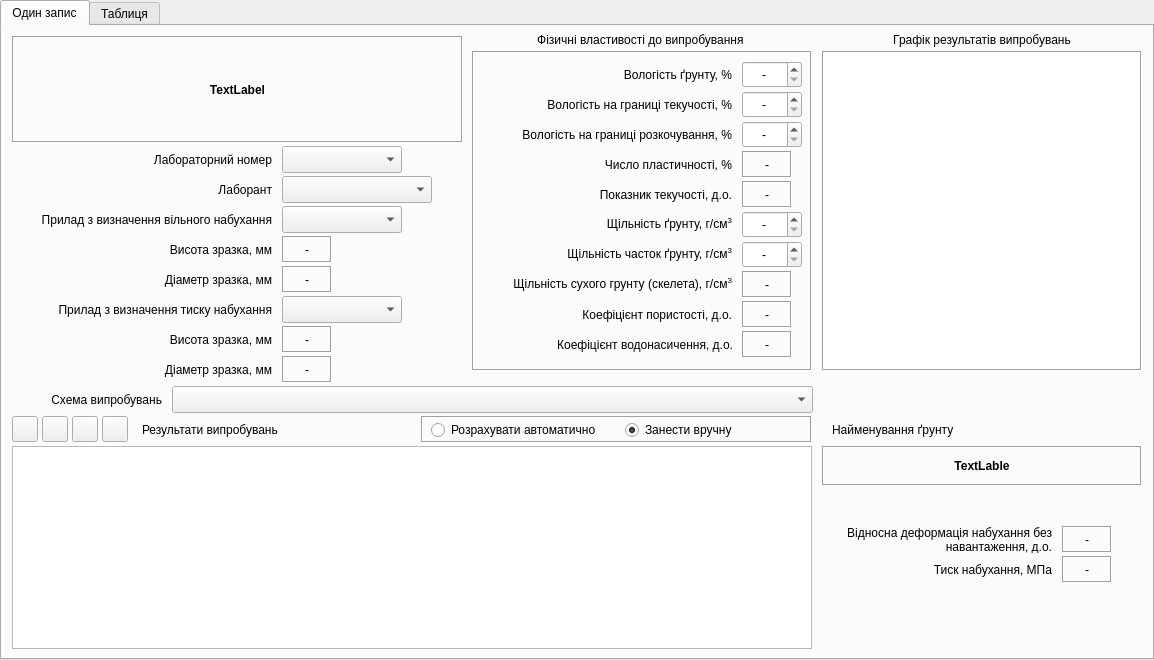
 <widget class="QTabWidget" name="Nabuh_win">
  <property name="geometry">
   <rect>
    <x>0</x>
    <y>0</y>
    <width>1154</width>
    <height>660</height>
   </rect>
  </property>
  <property name="windowTitle">
   <string>Результати випробувань з визначення характеристик набухання грунту</string>
  </property>
  <property name="windowIcon">
   <iconset>
    <normaloff>../icons/16x16/applications-engineering.png</normaloff>../icons/16x16/applications-engineering.png</iconset>
  </property>
  <property name="locale">
   <locale language="Ukrainian" country="Ukraine"/>
  </property>
  <property name="currentIndex">
   <number>0</number>
  </property>
  <property name="tabsClosable">
   <bool>false</bool>
  </property>
  <property name="movable">
   <bool>false</bool>
  </property>
  <widget class="QWidget" name="tab">
   <attribute name="title">
    <string>Один запис</string>
   </attribute>
   <widget class="QLabel" name="label">
    <property name="enabled">
     <bool>true</bool>
    </property>
    <property name="geometry">
     <rect>
      <x>10</x>
      <y>10</y>
      <width>451</width>
      <height>107</height>
     </rect>
    </property>
    <property name="font">
     <font>
      <weight>75</weight>
      <bold>true</bold>
     </font>
    </property>
    <property name="frameShape">
     <enum>QFrame::Box</enum>
    </property>
    <property name="frameShadow">
     <enum>QFrame::Sunken</enum>
    </property>
    <property name="text">
     <string>TextLabel</string>
    </property>
    <property name="alignment">
     <set>Qt::AlignCenter</set>
    </property>
    <property name="wordWrap">
     <bool>true</bool>
    </property>
   </widget>
   <widget class="QLabel" name="label_19">
    <property name="geometry">
     <rect>
      <x>140</x>
      <y>390</y>
      <width>171</width>
      <height>27</height>
     </rect>
    </property>
    <property name="text">
     <string>Результати випробувань</string>
    </property>
    <property name="alignment">
     <set>Qt::AlignLeading|Qt::AlignLeft|Qt::AlignVCenter</set>
    </property>
   </widget>
   <widget class="QLabel" name="label_20">
    <property name="geometry">
     <rect>
      <x>10</x>
      <y>120</y>
      <width>260</width>
      <height>27</height>
     </rect>
    </property>
    <property name="sizePolicy">
     <sizepolicy hsizetype="Preferred" vsizetype="Preferred">
      <horstretch>0</horstretch>
      <verstretch>0</verstretch>
     </sizepolicy>
    </property>
    <property name="text">
     <string>Лабораторний номер</string>
    </property>
    <property name="alignment">
     <set>Qt::AlignRight|Qt::AlignTrailing|Qt::AlignVCenter</set>
    </property>
   </widget>
   <widget class="QComboBox" name="comboBox">
    <property name="geometry">
     <rect>
      <x>280</x>
      <y>120</y>
      <width>120</width>
      <height>27</height>
     </rect>
    </property>
   </widget>
   <widget class="QFrame" name="frame_3">
    <property name="geometry">
     <rect>
      <x>470</x>
      <y>25</y>
      <width>340</width>
      <height>320</height>
     </rect>
    </property>
    <property name="frameShape">
     <enum>QFrame::Box</enum>
    </property>
    <property name="frameShadow">
     <enum>QFrame::Sunken</enum>
    </property>
    <widget class="QLabel" name="label_11">
     <property name="geometry">
      <rect>
       <x>270</x>
       <y>220</y>
       <width>50</width>
       <height>27</height>
      </rect>
     </property>
     <property name="font">
      <font>
       <weight>50</weight>
       <bold>false</bold>
      </font>
     </property>
     <property name="frameShape">
      <enum>QFrame::Box</enum>
     </property>
     <property name="frameShadow">
      <enum>QFrame::Sunken</enum>
     </property>
     <property name="text">
      <string>-</string>
     </property>
     <property name="alignment">
      <set>Qt::AlignCenter</set>
     </property>
     <property name="margin">
      <number>0</number>
     </property>
     <property name="indent">
      <number>-1</number>
     </property>
    </widget>
    <widget class="QLabel" name="label_23">
     <property name="geometry">
      <rect>
       <x>10</x>
       <y>250</y>
       <width>250</width>
       <height>27</height>
      </rect>
     </property>
     <property name="text">
      <string>Коефіцієнт пористості, д.о.</string>
     </property>
     <property name="alignment">
      <set>Qt::AlignRight|Qt::AlignTrailing|Qt::AlignVCenter</set>
     </property>
     <property name="wordWrap">
      <bool>true</bool>
     </property>
    </widget>
    <widget class="QLabel" name="label_27">
     <property name="geometry">
      <rect>
       <x>10</x>
       <y>220</y>
       <width>250</width>
       <height>27</height>
      </rect>
     </property>
     <property name="text">
      <string>&lt;html&gt;&lt;head/&gt;&lt;body&gt;&lt;p&gt;Щiльнiсть сухого грунту (скелета), г/см&lt;span style=&quot; vertical-align:super;&quot;&gt;3&lt;/span&gt;&lt;/p&gt;&lt;/body&gt;&lt;/html&gt;</string>
     </property>
     <property name="alignment">
      <set>Qt::AlignRight|Qt::AlignTrailing|Qt::AlignVCenter</set>
     </property>
     <property name="wordWrap">
      <bool>true</bool>
     </property>
    </widget>
    <widget class="QLabel" name="label_12">
     <property name="geometry">
      <rect>
       <x>270</x>
       <y>250</y>
       <width>50</width>
       <height>27</height>
      </rect>
     </property>
     <property name="font">
      <font>
       <weight>50</weight>
       <bold>false</bold>
      </font>
     </property>
     <property name="frameShape">
      <enum>QFrame::Box</enum>
     </property>
     <property name="frameShadow">
      <enum>QFrame::Sunken</enum>
     </property>
     <property name="text">
      <string>-</string>
     </property>
     <property name="alignment">
      <set>Qt::AlignCenter</set>
     </property>
     <property name="margin">
      <number>0</number>
     </property>
     <property name="indent">
      <number>-1</number>
     </property>
    </widget>
    <widget class="QDoubleSpinBox" name="doubleSpinBox_3">
     <property name="geometry">
      <rect>
       <x>270</x>
       <y>70</y>
       <width>60</width>
       <height>27</height>
      </rect>
     </property>
     <property name="locale">
      <locale language="C" country="AnyCountry"/>
     </property>
     <property name="alignment">
      <set>Qt::AlignCenter</set>
     </property>
     <property name="specialValueText">
      <string>-</string>
     </property>
     <property name="decimals">
      <number>1</number>
     </property>
     <property name="maximum">
      <double>999.000000000000000</double>
     </property>
     <property name="singleStep">
      <double>0.100000000000000</double>
     </property>
    </widget>
    <widget class="QLabel" name="label_3">
     <property name="geometry">
      <rect>
       <x>10</x>
       <y>10</y>
       <width>250</width>
       <height>27</height>
      </rect>
     </property>
     <property name="text">
      <string>Вологість ґрунту, %</string>
     </property>
     <property name="alignment">
      <set>Qt::AlignRight|Qt::AlignTrailing|Qt::AlignVCenter</set>
     </property>
    </widget>
    <widget class="QDoubleSpinBox" name="doubleSpinBox">
     <property name="geometry">
      <rect>
       <x>270</x>
       <y>10</y>
       <width>60</width>
       <height>27</height>
      </rect>
     </property>
     <property name="locale">
      <locale language="C" country="AnyCountry"/>
     </property>
     <property name="wrapping">
      <bool>false</bool>
     </property>
     <property name="alignment">
      <set>Qt::AlignCenter</set>
     </property>
     <property name="specialValueText">
      <string>-</string>
     </property>
     <property name="decimals">
      <number>1</number>
     </property>
     <property name="maximum">
      <double>999.000000000000000</double>
     </property>
     <property name="singleStep">
      <double>0.100000000000000</double>
     </property>
     <property name="value">
      <double>0.000000000000000</double>
     </property>
    </widget>
    <widget class="QDoubleSpinBox" name="doubleSpinBox_2">
     <property name="geometry">
      <rect>
       <x>270</x>
       <y>40</y>
       <width>60</width>
       <height>27</height>
      </rect>
     </property>
     <property name="locale">
      <locale language="C" country="AnyCountry"/>
     </property>
     <property name="alignment">
      <set>Qt::AlignCenter</set>
     </property>
     <property name="specialValueText">
      <string>-</string>
     </property>
     <property name="decimals">
      <number>1</number>
     </property>
     <property name="maximum">
      <double>999.000000000000000</double>
     </property>
     <property name="singleStep">
      <double>0.100000000000000</double>
     </property>
    </widget>
    <widget class="QLabel" name="label_6">
     <property name="geometry">
      <rect>
       <x>10</x>
       <y>40</y>
       <width>250</width>
       <height>27</height>
      </rect>
     </property>
     <property name="text">
      <string>Вологість на границi текучостi, %</string>
     </property>
     <property name="alignment">
      <set>Qt::AlignRight|Qt::AlignTrailing|Qt::AlignVCenter</set>
     </property>
    </widget>
    <widget class="QLabel" name="label_7">
     <property name="geometry">
      <rect>
       <x>10</x>
       <y>70</y>
       <width>250</width>
       <height>27</height>
      </rect>
     </property>
     <property name="text">
      <string>Вологість на границi розкочування, %</string>
     </property>
     <property name="alignment">
      <set>Qt::AlignRight|Qt::AlignTrailing|Qt::AlignVCenter</set>
     </property>
    </widget>
    <widget class="QDoubleSpinBox" name="doubleSpinBox_5">
     <property name="geometry">
      <rect>
       <x>270</x>
       <y>190</y>
       <width>60</width>
       <height>27</height>
      </rect>
     </property>
     <property name="locale">
      <locale language="C" country="AnyCountry"/>
     </property>
     <property name="alignment">
      <set>Qt::AlignCenter</set>
     </property>
     <property name="specialValueText">
      <string>-</string>
     </property>
     <property name="maximum">
      <double>5.000000000000000</double>
     </property>
     <property name="singleStep">
      <double>0.010000000000000</double>
     </property>
    </widget>
    <widget class="QLabel" name="label_4">
     <property name="geometry">
      <rect>
       <x>10</x>
       <y>160</y>
       <width>250</width>
       <height>27</height>
      </rect>
     </property>
     <property name="text">
      <string>&lt;html&gt;&lt;head/&gt;&lt;body&gt;&lt;p&gt;Щільність ґрунту, г/см&lt;span style=&quot; vertical-align:super;&quot;&gt;3&lt;/span&gt;&lt;/p&gt;&lt;/body&gt;&lt;/html&gt;</string>
     </property>
     <property name="alignment">
      <set>Qt::AlignRight|Qt::AlignTrailing|Qt::AlignVCenter</set>
     </property>
    </widget>
    <widget class="QLabel" name="label_5">
     <property name="geometry">
      <rect>
       <x>10</x>
       <y>190</y>
       <width>250</width>
       <height>27</height>
      </rect>
     </property>
     <property name="text">
      <string>&lt;html&gt;&lt;head/&gt;&lt;body&gt;&lt;p&gt;Щiльнiсть часток ґрунту, г/см&lt;span style=&quot; vertical-align:super;&quot;&gt;3&lt;/span&gt;&lt;/p&gt;&lt;/body&gt;&lt;/html&gt;</string>
     </property>
     <property name="alignment">
      <set>Qt::AlignRight|Qt::AlignTrailing|Qt::AlignVCenter</set>
     </property>
    </widget>
    <widget class="QDoubleSpinBox" name="doubleSpinBox_4">
     <property name="geometry">
      <rect>
       <x>270</x>
       <y>160</y>
       <width>60</width>
       <height>27</height>
      </rect>
     </property>
     <property name="locale">
      <locale language="C" country="AnyCountry"/>
     </property>
     <property name="alignment">
      <set>Qt::AlignCenter</set>
     </property>
     <property name="specialValueText">
      <string>-</string>
     </property>
     <property name="maximum">
      <double>5.000000000000000</double>
     </property>
     <property name="singleStep">
      <double>0.010000000000000</double>
     </property>
    </widget>
    <widget class="QLabel" name="label_10">
     <property name="geometry">
      <rect>
       <x>270</x>
       <y>130</y>
       <width>50</width>
       <height>27</height>
      </rect>
     </property>
     <property name="font">
      <font>
       <weight>50</weight>
       <bold>false</bold>
      </font>
     </property>
     <property name="frameShape">
      <enum>QFrame::Box</enum>
     </property>
     <property name="frameShadow">
      <enum>QFrame::Sunken</enum>
     </property>
     <property name="text">
      <string>-</string>
     </property>
     <property name="alignment">
      <set>Qt::AlignCenter</set>
     </property>
     <property name="margin">
      <number>0</number>
     </property>
     <property name="indent">
      <number>-1</number>
     </property>
    </widget>
    <widget class="QLabel" name="label_25">
     <property name="geometry">
      <rect>
       <x>10</x>
       <y>130</y>
       <width>250</width>
       <height>27</height>
      </rect>
     </property>
     <property name="text">
      <string>Показник текучостi, д.о.</string>
     </property>
     <property name="alignment">
      <set>Qt::AlignRight|Qt::AlignTrailing|Qt::AlignVCenter</set>
     </property>
     <property name="wordWrap">
      <bool>true</bool>
     </property>
    </widget>
    <widget class="QLabel" name="label_24">
     <property name="geometry">
      <rect>
       <x>10</x>
       <y>100</y>
       <width>250</width>
       <height>27</height>
      </rect>
     </property>
     <property name="text">
      <string>Число пластичностi, %</string>
     </property>
     <property name="alignment">
      <set>Qt::AlignRight|Qt::AlignTrailing|Qt::AlignVCenter</set>
     </property>
     <property name="wordWrap">
      <bool>true</bool>
     </property>
    </widget>
    <widget class="QLabel" name="label_9">
     <property name="geometry">
      <rect>
       <x>270</x>
       <y>100</y>
       <width>50</width>
       <height>27</height>
      </rect>
     </property>
     <property name="font">
      <font>
       <weight>50</weight>
       <bold>false</bold>
      </font>
     </property>
     <property name="frameShape">
      <enum>QFrame::Box</enum>
     </property>
     <property name="frameShadow">
      <enum>QFrame::Sunken</enum>
     </property>
     <property name="text">
      <string>-</string>
     </property>
     <property name="alignment">
      <set>Qt::AlignCenter</set>
     </property>
     <property name="margin">
      <number>0</number>
     </property>
     <property name="indent">
      <number>-1</number>
     </property>
    </widget>
    <widget class="QLabel" name="label_34">
     <property name="geometry">
      <rect>
       <x>270</x>
       <y>280</y>
       <width>50</width>
       <height>27</height>
      </rect>
     </property>
     <property name="font">
      <font>
       <weight>50</weight>
       <bold>false</bold>
      </font>
     </property>
     <property name="frameShape">
      <enum>QFrame::Box</enum>
     </property>
     <property name="frameShadow">
      <enum>QFrame::Sunken</enum>
     </property>
     <property name="text">
      <string>-</string>
     </property>
     <property name="alignment">
      <set>Qt::AlignCenter</set>
     </property>
     <property name="margin">
      <number>0</number>
     </property>
     <property name="indent">
      <number>-1</number>
     </property>
    </widget>
    <widget class="QLabel" name="label_26">
     <property name="geometry">
      <rect>
       <x>10</x>
       <y>280</y>
       <width>251</width>
       <height>27</height>
      </rect>
     </property>
     <property name="text">
      <string>Коефіцієнт водонасичення, д.о.</string>
     </property>
     <property name="alignment">
      <set>Qt::AlignRight|Qt::AlignTrailing|Qt::AlignVCenter</set>
     </property>
     <property name="wordWrap">
      <bool>true</bool>
     </property>
    </widget>
   </widget>
   <widget class="QLabel" name="label_35">
    <property name="geometry">
     <rect>
      <x>470</x>
      <y>5</y>
      <width>340</width>
      <height>17</height>
     </rect>
    </property>
    <property name="text">
     <string>Фізичні властивості до випробування </string>
    </property>
    <property name="alignment">
     <set>Qt::AlignCenter</set>
    </property>
   </widget>
   <widget class="QLabel" name="label_17">
    <property name="geometry">
     <rect>
      <x>10</x>
      <y>210</y>
      <width>260</width>
      <height>27</height>
     </rect>
    </property>
    <property name="text">
     <string>Висота зразка, мм</string>
    </property>
    <property name="alignment">
     <set>Qt::AlignRight|Qt::AlignTrailing|Qt::AlignVCenter</set>
    </property>
   </widget>
   <widget class="QToolButton" name="toolButton_6">
    <property name="geometry">
     <rect>
      <x>70</x>
      <y>390</y>
      <width>26</width>
      <height>26</height>
     </rect>
    </property>
    <property name="toolTip">
     <string>Очистити виділену комірку від значення</string>
    </property>
    <property name="statusTip">
     <string>Очистити виділену комірку від значення. Відобразити None</string>
    </property>
    <property name="icon">
     <iconset>
      <normaloff>../icons/16x16/edit-clear.png</normaloff>../icons/16x16/edit-clear.png</iconset>
    </property>
   </widget>
   <widget class="QLabel" name="label_21">
    <property name="geometry">
     <rect>
      <x>10</x>
      <y>240</y>
      <width>260</width>
      <height>27</height>
     </rect>
    </property>
    <property name="text">
     <string>Діаметр зразка, мм</string>
    </property>
    <property name="alignment">
     <set>Qt::AlignRight|Qt::AlignTrailing|Qt::AlignVCenter</set>
    </property>
   </widget>
   <widget class="QLabel" name="label_22">
    <property name="geometry">
     <rect>
      <x>10</x>
      <y>180</y>
      <width>260</width>
      <height>27</height>
     </rect>
    </property>
    <property name="text">
     <string>Прилад з визначення вільного набухання</string>
    </property>
    <property name="alignment">
     <set>Qt::AlignRight|Qt::AlignTrailing|Qt::AlignVCenter</set>
    </property>
   </widget>
   <widget class="QComboBox" name="comboBox_2">
    <property name="geometry">
     <rect>
      <x>280</x>
      <y>180</y>
      <width>120</width>
      <height>27</height>
     </rect>
    </property>
   </widget>
   <widget class="QLabel" name="label_36">
    <property name="geometry">
     <rect>
      <x>10</x>
      <y>360</y>
      <width>150</width>
      <height>27</height>
     </rect>
    </property>
    <property name="text">
     <string>Схема випробувань</string>
    </property>
    <property name="alignment">
     <set>Qt::AlignRight|Qt::AlignTrailing|Qt::AlignVCenter</set>
    </property>
   </widget>
   <widget class="QComboBox" name="comboBox_3">
    <property name="geometry">
     <rect>
      <x>170</x>
      <y>360</y>
      <width>641</width>
      <height>27</height>
     </rect>
    </property>
   </widget>
   <widget class="QToolButton" name="toolButton_1">
    <property name="geometry">
     <rect>
      <x>10</x>
      <y>390</y>
      <width>26</width>
      <height>26</height>
     </rect>
    </property>
    <property name="toolTip">
     <string>Додати один рядок до таблиці</string>
    </property>
    <property name="statusTip">
     <string>Додавання одного рядка до таблиці результатів випробувань</string>
    </property>
    <property name="text">
     <string/>
    </property>
    <property name="icon">
     <iconset>
      <normaloff>../icons/16x16/list-add.png</normaloff>../icons/16x16/list-add.png</iconset>
    </property>
   </widget>
   <widget class="QToolButton" name="toolButton_2">
    <property name="geometry">
     <rect>
      <x>40</x>
      <y>390</y>
      <width>26</width>
      <height>26</height>
     </rect>
    </property>
    <property name="toolTip">
     <string>Вилучити поточний рядок з таблиці</string>
    </property>
    <property name="statusTip">
     <string>Вилучення поточного рядка з таблиці результатів випробувань</string>
    </property>
    <property name="text">
     <string/>
    </property>
    <property name="icon">
     <iconset>
      <normaloff>../icons/16x16/list-remove.png</normaloff>../icons/16x16/list-remove.png</iconset>
    </property>
   </widget>
   <widget class="QTableView" name="tableRezultNabuh">
    <property name="geometry">
     <rect>
      <x>10</x>
      <y>420</y>
      <width>800</width>
      <height>203</height>
     </rect>
    </property>
    <property name="frameShadow">
     <enum>QFrame::Sunken</enum>
    </property>
    <attribute name="verticalHeaderMinimumSectionSize">
     <number>25</number>
    </attribute>
    <attribute name="verticalHeaderDefaultSectionSize">
     <number>25</number>
    </attribute>
   </widget>
   <widget class="QToolButton" name="toolButton">
    <property name="geometry">
     <rect>
      <x>100</x>
      <y>390</y>
      <width>26</width>
      <height>26</height>
     </rect>
    </property>
    <property name="toolTip">
     <string>Розрахувати характеристики набухання грунту</string>
    </property>
    <property name="statusTip">
     <string>Розрахувати характеристики набухання грунту</string>
    </property>
    <property name="text">
     <string/>
    </property>
    <property name="icon">
     <iconset>
      <normaloff>../icons/16x16/accessories-calculator.png</normaloff>../icons/16x16/accessories-calculator.png</iconset>
    </property>
   </widget>
   <widget class="QGraphicsView" name="graphicsView">
    <property name="geometry">
     <rect>
      <x>820</x>
      <y>25</y>
      <width>320</width>
      <height>320</height>
     </rect>
    </property>
    <property name="frameShape">
     <enum>QFrame::Box</enum>
    </property>
   </widget>
   <widget class="QLabel" name="label_2">
    <property name="geometry">
     <rect>
      <x>820</x>
      <y>5</y>
      <width>320</width>
      <height>17</height>
     </rect>
    </property>
    <property name="text">
     <string>Графік результатів випробувань</string>
    </property>
    <property name="alignment">
     <set>Qt::AlignCenter</set>
    </property>
   </widget>
   <widget class="QLabel" name="label_40">
    <property name="geometry">
     <rect>
      <x>10</x>
      <y>270</y>
      <width>260</width>
      <height>27</height>
     </rect>
    </property>
    <property name="text">
     <string>Прилад з визначення тиску набухання</string>
    </property>
    <property name="alignment">
     <set>Qt::AlignRight|Qt::AlignTrailing|Qt::AlignVCenter</set>
    </property>
   </widget>
   <widget class="QComboBox" name="comboBox_4">
    <property name="geometry">
     <rect>
      <x>280</x>
      <y>150</y>
      <width>150</width>
      <height>27</height>
     </rect>
    </property>
   </widget>
   <widget class="QLabel" name="label_48">
    <property name="geometry">
     <rect>
      <x>10</x>
      <y>150</y>
      <width>260</width>
      <height>27</height>
     </rect>
    </property>
    <property name="sizePolicy">
     <sizepolicy hsizetype="Preferred" vsizetype="Preferred">
      <horstretch>0</horstretch>
      <verstretch>0</verstretch>
     </sizepolicy>
    </property>
    <property name="text">
     <string>Лаборант</string>
    </property>
    <property name="alignment">
     <set>Qt::AlignRight|Qt::AlignTrailing|Qt::AlignVCenter</set>
    </property>
   </widget>
   <widget class="QLabel" name="label_8">
    <property name="geometry">
     <rect>
      <x>830</x>
      <y>390</y>
      <width>150</width>
      <height>27</height>
     </rect>
    </property>
    <property name="text">
     <string>Найменування ґрунту</string>
    </property>
    <property name="alignment">
     <set>Qt::AlignLeading|Qt::AlignLeft|Qt::AlignVCenter</set>
    </property>
   </widget>
   <widget class="QLabel" name="label_18">
    <property name="geometry">
     <rect>
      <x>820</x>
      <y>420</y>
      <width>320</width>
      <height>40</height>
     </rect>
    </property>
    <property name="font">
     <font>
      <weight>75</weight>
      <bold>true</bold>
     </font>
    </property>
    <property name="frameShape">
     <enum>QFrame::Box</enum>
    </property>
    <property name="frameShadow">
     <enum>QFrame::Sunken</enum>
    </property>
    <property name="text">
     <string>TextLable</string>
    </property>
    <property name="alignment">
     <set>Qt::AlignCenter</set>
    </property>
    <property name="wordWrap">
     <bool>true</bool>
    </property>
   </widget>
   <widget class="QLabel" name="label_28">
    <property name="geometry">
     <rect>
      <x>839</x>
      <y>500</y>
      <width>211</width>
      <height>27</height>
     </rect>
    </property>
    <property name="text">
     <string>Відносна деформація набухання без навантаження, д.о.</string>
    </property>
    <property name="alignment">
     <set>Qt::AlignRight|Qt::AlignTrailing|Qt::AlignVCenter</set>
    </property>
    <property name="wordWrap">
     <bool>true</bool>
    </property>
   </widget>
   <widget class="QLabel" name="label_37">
    <property name="geometry">
     <rect>
      <x>1060</x>
      <y>500</y>
      <width>50</width>
      <height>27</height>
     </rect>
    </property>
    <property name="font">
     <font>
      <weight>50</weight>
      <bold>false</bold>
     </font>
    </property>
    <property name="frameShape">
     <enum>QFrame::Box</enum>
    </property>
    <property name="frameShadow">
     <enum>QFrame::Sunken</enum>
    </property>
    <property name="text">
     <string>-</string>
    </property>
    <property name="alignment">
     <set>Qt::AlignCenter</set>
    </property>
    <property name="margin">
     <number>0</number>
    </property>
    <property name="indent">
     <number>-1</number>
    </property>
   </widget>
   <widget class="QComboBox" name="comboBox_5">
    <property name="geometry">
     <rect>
      <x>280</x>
      <y>270</y>
      <width>120</width>
      <height>27</height>
     </rect>
    </property>
   </widget>
   <widget class="QLabel" name="label_29">
    <property name="geometry">
     <rect>
      <x>10</x>
      <y>330</y>
      <width>260</width>
      <height>27</height>
     </rect>
    </property>
    <property name="text">
     <string>Діаметр зразка, мм</string>
    </property>
    <property name="alignment">
     <set>Qt::AlignRight|Qt::AlignTrailing|Qt::AlignVCenter</set>
    </property>
   </widget>
   <widget class="QLabel" name="label_30">
    <property name="geometry">
     <rect>
      <x>10</x>
      <y>300</y>
      <width>260</width>
      <height>27</height>
     </rect>
    </property>
    <property name="text">
     <string>Висота зразка, мм</string>
    </property>
    <property name="alignment">
     <set>Qt::AlignRight|Qt::AlignTrailing|Qt::AlignVCenter</set>
    </property>
   </widget>
   <widget class="QLabel" name="label_38">
    <property name="geometry">
     <rect>
      <x>280</x>
      <y>240</y>
      <width>50</width>
      <height>27</height>
     </rect>
    </property>
    <property name="font">
     <font>
      <weight>50</weight>
      <bold>false</bold>
     </font>
    </property>
    <property name="frameShape">
     <enum>QFrame::Box</enum>
    </property>
    <property name="frameShadow">
     <enum>QFrame::Sunken</enum>
    </property>
    <property name="text">
     <string>-</string>
    </property>
    <property name="alignment">
     <set>Qt::AlignCenter</set>
    </property>
    <property name="margin">
     <number>0</number>
    </property>
    <property name="indent">
     <number>-1</number>
    </property>
   </widget>
   <widget class="QLabel" name="label_13">
    <property name="geometry">
     <rect>
      <x>280</x>
      <y>210</y>
      <width>50</width>
      <height>27</height>
     </rect>
    </property>
    <property name="font">
     <font>
      <weight>50</weight>
      <bold>false</bold>
     </font>
    </property>
    <property name="frameShape">
     <enum>QFrame::Box</enum>
    </property>
    <property name="frameShadow">
     <enum>QFrame::Sunken</enum>
    </property>
    <property name="text">
     <string>-</string>
    </property>
    <property name="alignment">
     <set>Qt::AlignCenter</set>
    </property>
    <property name="margin">
     <number>0</number>
    </property>
    <property name="indent">
     <number>-1</number>
    </property>
   </widget>
   <widget class="QLabel" name="label_39">
    <property name="geometry">
     <rect>
      <x>280</x>
      <y>330</y>
      <width>50</width>
      <height>27</height>
     </rect>
    </property>
    <property name="font">
     <font>
      <weight>50</weight>
      <bold>false</bold>
     </font>
    </property>
    <property name="frameShape">
     <enum>QFrame::Box</enum>
    </property>
    <property name="frameShadow">
     <enum>QFrame::Sunken</enum>
    </property>
    <property name="text">
     <string>-</string>
    </property>
    <property name="alignment">
     <set>Qt::AlignCenter</set>
    </property>
    <property name="margin">
     <number>0</number>
    </property>
    <property name="indent">
     <number>-1</number>
    </property>
   </widget>
   <widget class="QLabel" name="label_14">
    <property name="geometry">
     <rect>
      <x>280</x>
      <y>300</y>
      <width>50</width>
      <height>27</height>
     </rect>
    </property>
    <property name="font">
     <font>
      <weight>50</weight>
      <bold>false</bold>
     </font>
    </property>
    <property name="frameShape">
     <enum>QFrame::Box</enum>
    </property>
    <property name="frameShadow">
     <enum>QFrame::Sunken</enum>
    </property>
    <property name="text">
     <string>-</string>
    </property>
    <property name="alignment">
     <set>Qt::AlignCenter</set>
    </property>
    <property name="margin">
     <number>0</number>
    </property>
    <property name="indent">
     <number>-1</number>
    </property>
   </widget>
   <widget class="QLabel" name="label_31">
    <property name="geometry">
     <rect>
      <x>910</x>
      <y>530</y>
      <width>140</width>
      <height>27</height>
     </rect>
    </property>
    <property name="text">
     <string>Тиск набухання, МПа</string>
    </property>
    <property name="alignment">
     <set>Qt::AlignRight|Qt::AlignTrailing|Qt::AlignVCenter</set>
    </property>
    <property name="wordWrap">
     <bool>true</bool>
    </property>
   </widget>
   <widget class="QLabel" name="label_41">
    <property name="geometry">
     <rect>
      <x>1060</x>
      <y>530</y>
      <width>50</width>
      <height>27</height>
     </rect>
    </property>
    <property name="font">
     <font>
      <weight>50</weight>
      <bold>false</bold>
     </font>
    </property>
    <property name="frameShape">
     <enum>QFrame::Box</enum>
    </property>
    <property name="frameShadow">
     <enum>QFrame::Sunken</enum>
    </property>
    <property name="text">
     <string>-</string>
    </property>
    <property name="alignment">
     <set>Qt::AlignCenter</set>
    </property>
    <property name="margin">
     <number>0</number>
    </property>
    <property name="indent">
     <number>-1</number>
    </property>
   </widget>
   <widget class="QFrame" name="frame">
    <property name="geometry">
     <rect>
      <x>419</x>
      <y>390</y>
      <width>391</width>
      <height>27</height>
     </rect>
    </property>
    <property name="frameShape">
     <enum>QFrame::Box</enum>
    </property>
    <property name="frameShadow">
     <enum>QFrame::Sunken</enum>
    </property>
    <widget class="QWidget" name="layoutWidget">
     <property name="geometry">
      <rect>
       <x>0</x>
       <y>2</y>
       <width>392</width>
       <height>24</height>
      </rect>
     </property>
     <layout class="QHBoxLayout" name="horizontalLayout">
      <property name="leftMargin">
       <number>10</number>
      </property>
      <item>
       <widget class="QRadioButton" name="radioButton">
        <property name="text">
         <string>Розрахувати автоматично</string>
        </property>
        <property name="checked">
         <bool>false</bool>
        </property>
       </widget>
      </item>
      <item>
       <widget class="QRadioButton" name="radioButton_2">
        <property name="text">
         <string>Занести вручну</string>
        </property>
        <property name="checked">
         <bool>true</bool>
        </property>
       </widget>
      </item>
     </layout>
    </widget>
   </widget>
   <zorder>tableRezultNabuh</zorder>
   <zorder>label</zorder>
   <zorder>label_19</zorder>
   <zorder>label_20</zorder>
   <zorder>comboBox</zorder>
   <zorder>frame_3</zorder>
   <zorder>label_35</zorder>
   <zorder>label_17</zorder>
   <zorder>toolButton_6</zorder>
   <zorder>label_21</zorder>
   <zorder>label_22</zorder>
   <zorder>comboBox_2</zorder>
   <zorder>label_36</zorder>
   <zorder>comboBox_3</zorder>
   <zorder>toolButton_1</zorder>
   <zorder>toolButton_2</zorder>
   <zorder>toolButton</zorder>
   <zorder>graphicsView</zorder>
   <zorder>label_2</zorder>
   <zorder>label_40</zorder>
   <zorder>comboBox_4</zorder>
   <zorder>label_48</zorder>
   <zorder>label_8</zorder>
   <zorder>label_18</zorder>
   <zorder>label_28</zorder>
   <zorder>label_37</zorder>
   <zorder>comboBox_5</zorder>
   <zorder>label_29</zorder>
   <zorder>label_30</zorder>
   <zorder>label_38</zorder>
   <zorder>label_13</zorder>
   <zorder>label_39</zorder>
   <zorder>label_14</zorder>
   <zorder>label_31</zorder>
   <zorder>label_41</zorder>
   <zorder>frame</zorder>
  </widget>
  <widget class="QWidget" name="tab">
   <attribute name="title">
    <string>Таблиця</string>
   </attribute>
   <layout class="QGridLayout" name="gridLayout">
    <item row="0" column="0">
     <widget class="QTableView" name="tableNabuh">
      <property name="frameShape">
       <enum>QFrame::StyledPanel</enum>
      </property>
      <property name="autoScroll">
       <bool>true</bool>
      </property>
     </widget>
    </item>
   </layout>
  </widget>
 </widget>
